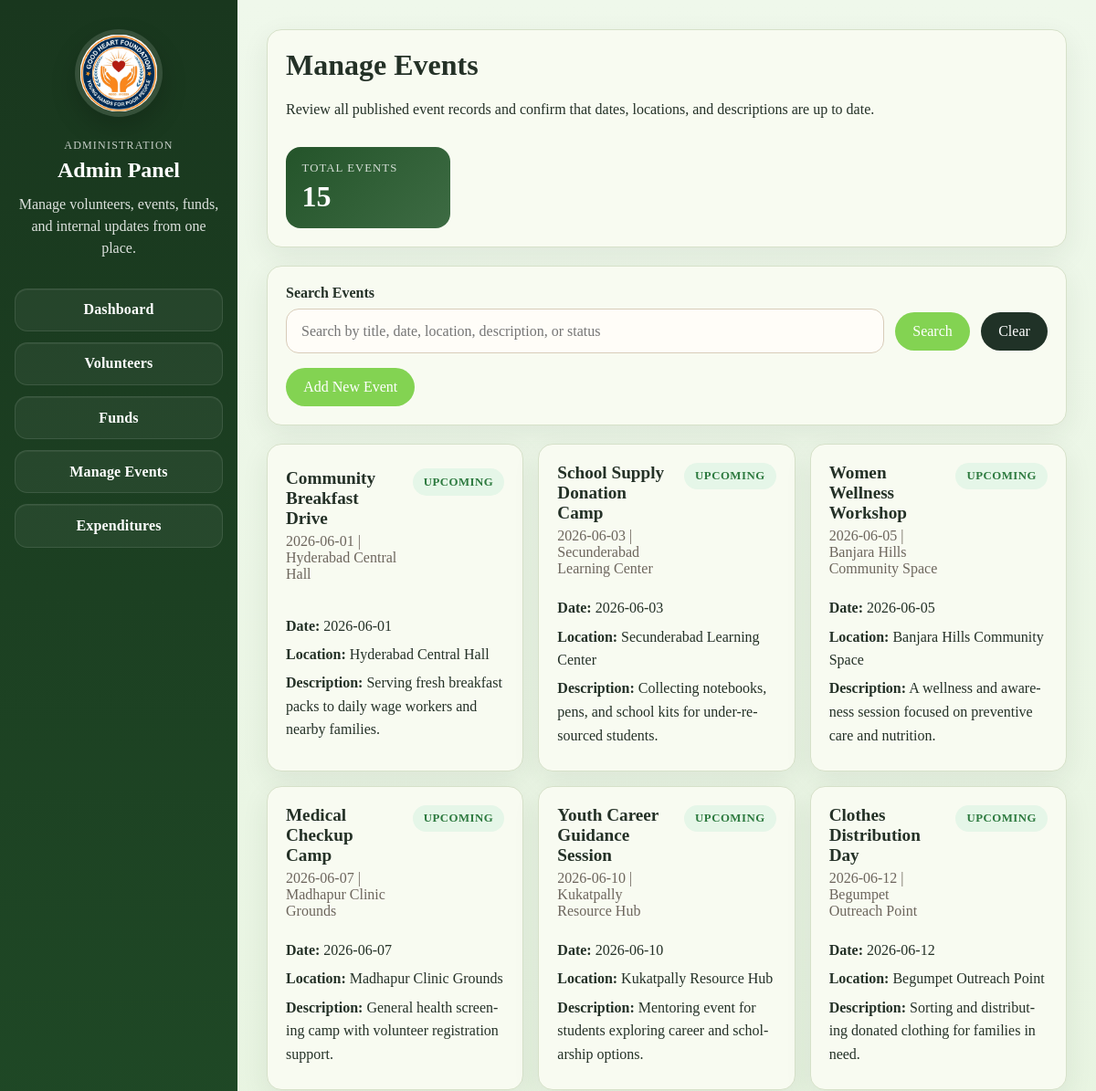
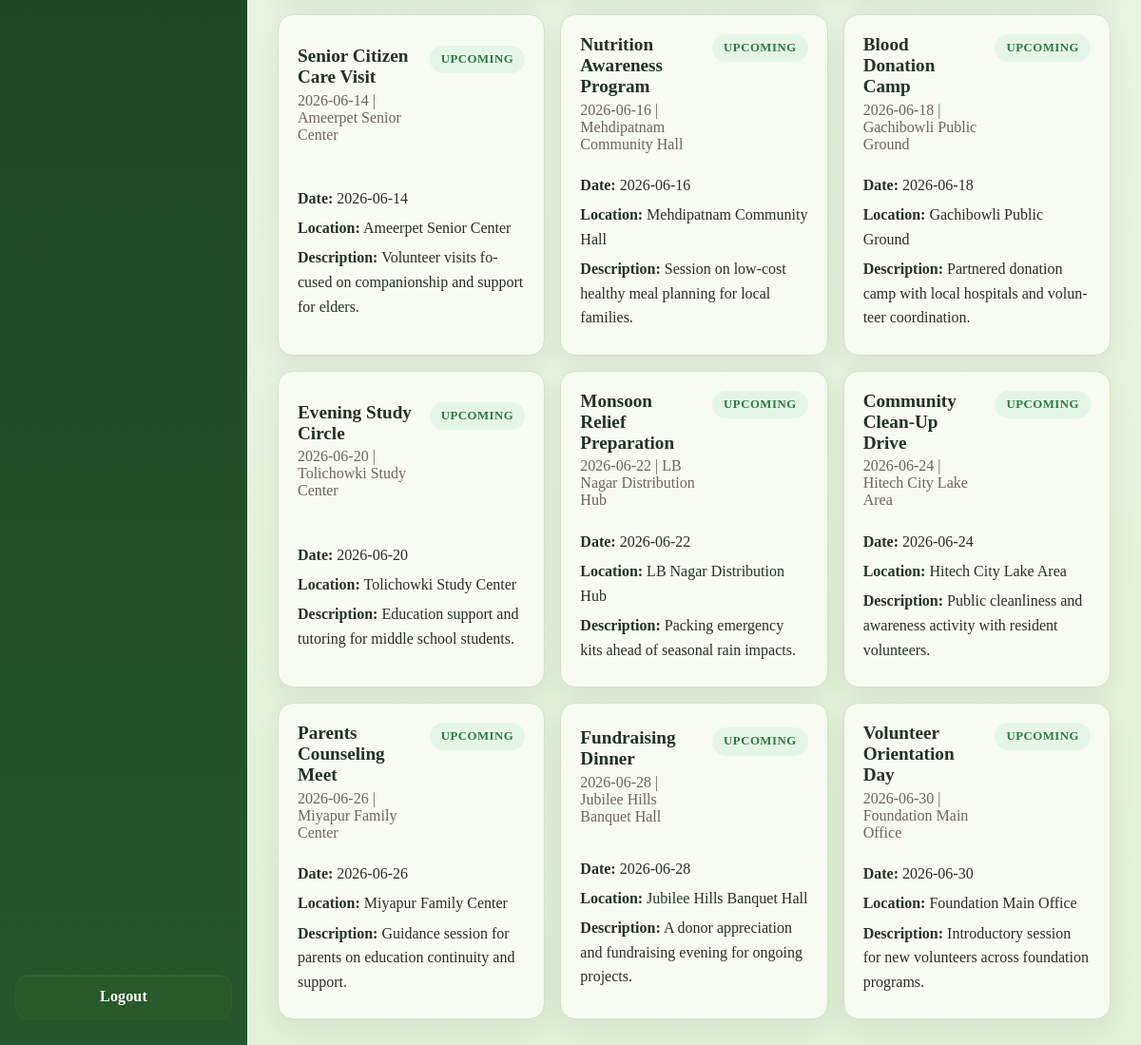
Page /admin/manage-events (signed in) on the committed database (2 pictures, top to bottom).
### tables this page shows
CREATE TABLE events (
    id INTEGER PRIMARY KEY AUTOINCREMENT,
    title TEXT NOT NULL,
    description TEXT,
    event_date TEXT NOT NULL,
    location TEXT NOT NULL,
    image_path TEXT,
    created_at TIMESTAMP DEFAULT CURRENT_TIMESTAMP
);

### routes/admin_routes.py (the view, shortened to what this page needs)
@admin_bp.route("/manage-events")
@login_required
def manage_events():
    events = get_all_events()
    search_query = request.args.get("q", "").strip()
    today = date.today()
    for event in events:
        try:
            event_date = date.fromisoformat(event.get("event_date", ""))
            event["status"] = "Upcoming" if event_date >= today else "Completed"
        except ValueError:
            event["status"] = "Unknown"
    return render_template(
        "admin/manage_events.html",
        events=events,
        search_query=search_query,
    )

### controllers/event_controller.py (called while the page is built)
def get_all_events():
    return get_events()

### models/event_model.py (called while the page is built)
def get_events():
    return fetch_all("SELECT * FROM events ORDER BY event_date ASC")

### utils/auth.py (called while the page is built)
def login_required(f):
    @wraps(f)
    def decorated_function(*args, **kwargs):
        if "admin_user" not in session:
            return redirect(url_for("admin.login"))
        return f(*args, **kwargs)
    return decorated_function

### utils/helpers.py (called while the page is built)
def get_db_connection(database_path=None):
    db_path = database_path or os.path.join(BASE_DIR, "database", "ngo.db")
    connection = sqlite3.connect(db_path)
    connection.row_factory = sqlite3.Row
    return connection

def fetch_all(query, params=()):
    connection = get_db_connection()
    try:
        rows = connection.execute(query, params).fetchall()
        return [dict(row) for row in rows]
    finally:
        connection.close()

### templates/admin/manage_events.html (shortened to what this page needs)
{% extends "base.html" %}
{% block styles %}<link rel="stylesheet" href="{{ url_for('static', filename='css/admin.css') }}">{% endblock %}
{% block body %}
<div class="admin-layout">
    {% include "admin/sidebar.html" %}
    <main class="admin-content">
        <div class="card admin-section-head">
            <div>
                <h1>Manage Events</h1>
                <p>Review all published event records and confirm that dates, locations, and descriptions are up to date.</p>
            </div>
            <div class="admin-pill">
                <span>Total Events</span>
                <strong>{{ events|length }}</strong>
            </div>
        </div>
        <form class="card volunteer-toolbar" method="get" action="{{ url_for('admin.manage_events') }}">
            <label for="event-search" class="volunteer-toolbar__label">Search Events</label>
            <div class="volunteer-toolbar__row">
                <input
                    id="event-search"
                    type="search"
                    name="q"
                    value="{{ search_query or '' }}"
                    class="volunteer-toolbar__input"
                    placeholder="Search by title, date, location, description, or status"
                >
                <button type="submit" class="button volunteer-toolbar__button">Search</button>
                <a href="{{ url_for('admin.manage_events') }}" class="button volunteer-toolbar__button volunteer-toolbar__button--secondary">Clear</a>
            </div>
            <div class="event-toolbar__action">
                <button type="button" class="button volunteer-toolbar__button" data-open-event-modal>Add New Event</button>
            </div>
        </form>
        <div class="volunteer-grid">
            {% for event in events %}
            <article
                class="card event-card event-card--interactive"
                data-event-card-open
                data-event-id="{{ event.id }}"
                data-event-title="{{ event.title }}"
                data-event-date="{{ event.event_date }}"
                data-event-location="{{ event.location }}"
                data-event-description="{{ event.description or 'No description added.' }}"
                data-event-status="{{ event.status }}"
            >
                <div class="volunteer-card__top">
                    <div>
                        <h2 class="volunteer-card__name">{{ event.title }}</h2>
                        <p class="volunteer-card__meta">{{ event.event_date }} | {{ event.location }}</p>
                    </div>
                    <span class="event-card__badge event-card__badge--{{ event.status|lower }}">{{ event.status }}</span>
                </div>
                <div class="volunteer-card__details">
                    <p><strong>Date:</strong> {{ event.event_date }}</p>
                    <p><strong>Location:</strong> {{ event.location }}</p>
                    <p><strong>Description:</strong> {{ event.description or 'No description added.' }}</p>
                </div>
            </article>
            {% else %}
            <div class="card">
                <p>No events available.</p>
            </div>
            {% endfor %}
        </div>
    </main>
</div>
{% endblock %}

### static/css/style.css (style rules this page uses)
:root { --bg: #edf7e9; --surface: #f8fbf1; --text: #243127; --accent: #83D352; --accent-dark: #4f7c2f; --border: #d6e1c9; }
body { margin: 0; font-family: Georgia, serif; color: var(--text); background: linear-gradient(180deg, #eff8eb 0%, #e2f1d9 100%); }
*, *::before, *::after { box-sizing: border-box; }
button, input, select, textarea { font: inherit; }
.card { background: var(--surface); border: 1px solid var(--border); border-radius: 16px; padding: 1.25rem; box-shadow: 0 10px 30px rgba(36, 49, 39, 0.08); align-items: center; }
.button { display: inline-block; padding: 0.75rem 1.2rem; border-radius: 999px; background: var(--accent); color: #fff; text-decoration: none; align-items: center; }

### static/css/transition.css (style rules this page uses)
body[data-page-ready="true"] { opacity: 1; }

### static/css/admin.css (style rules this page uses)
.admin-layout { display: grid; grid-template-columns: 260px 1fr; min-height: 100vh; }
.admin-content { padding: 2rem; }
.admin-section-head { margin-bottom: 1.25rem; display: flex; justify-content: space-between; align-items: center; gap: 1rem; flex-wrap: wrap; }
.admin-section-head h1, .admin-section-head p { margin-top: 0; }
.admin-pill { min-width: 180px; padding: 1rem 1.1rem; border-radius: 16px; background: linear-gradient(135deg, #24542a 0%, #3d6b43 100%); color: #fff; }
.admin-pill span { display: block; font-size: 0.8rem; text-transform: uppercase; letter-spacing: 0.08em; opacity: 0.8; }
.admin-pill strong { display: block; margin-top: 0.3rem; font-size: 2rem; }
.volunteer-toolbar { margin-bottom: 1.25rem; }
.volunteer-toolbar__label { display: block; margin-bottom: 0.5rem; font-weight: 600; }
.volunteer-toolbar__row { display: grid; grid-template-columns: minmax(0, 1fr) auto auto; gap: 0.75rem; align-items: center; }
.volunteer-toolbar__input { width: 100%; padding: 0.9rem 1rem; border: 1px solid #d8ccb9; border-radius: 14px; box-sizing: border-box; font: inherit; background: #fffdf8; }
.volunteer-toolbar__button { border: none; cursor: pointer; font: inherit; }
.volunteer-toolbar__button--secondary { background: #203227; }
.volunteer-grid { display: grid; grid-template-columns: repeat(auto-fit, minmax(280px, 1fr)); gap: 1rem; }
.volunteer-card__top { display: flex; justify-content: space-between; gap: 1rem; align-items: flex-start; }
.volunteer-card__top > div { flex: 1 1 0%; min-width: 0; }
.volunteer-card__name, .volunteer-card__meta, .volunteer-card__details p { overflow-wrap: anywhere; word-break: break-word; hyphens: auto; }
.volunteer-card__name { margin: 0 0 0.3rem 0; font-size: 1.2rem; }
.volunteer-card__meta { margin: 0; color: #6d665d; }
.volunteer-card__details p { margin: 0.35rem 0; line-height: 1.6; }
.event-toolbar__action { margin-top: 1rem; }
.event-card { display: grid; gap: 1rem; }
.event-card--interactive { cursor: pointer; transition: transform 0.18s ease, box-shadow 0.18s ease, border-color 0.18s ease; }
.event-card__badge { display: inline-block; padding: 0.45rem 0.75rem; border-radius: 999px; font-size: 0.8rem; font-weight: 700; text-transform: uppercase; letter-spacing: 0.04em; }
.event-card__badge--upcoming { background: #e5f6e8; color: #2d7a3f; }

### rows in the picture
events: title "Community Breakfast Drive", event_date "2026-06-01", location "Hyderabad Central Hall", status "UPCOMING", description "Serving fresh breakfast packs to daily wage workers and nearby families."
events: title "School Supply Donation Camp", event_date "2026-06-03", location "Secunderabad Learning Center", status "UPCOMING", description "Collecting notebooks, pens, and school kits for under-resourced students."
events: title "Women Wellness Workshop", event_date "2026-06-05", location "Banjara Hills Community Space", status "UPCOMING", description "A wellness and awareness session focused on preventive care and nutrition."
events: title "Medical Checkup Camp", event_date "2026-06-07", location "Madhapur Clinic Grounds", status "UPCOMING", description "General health screening camp with volunteer registration support."
events: title "Youth Career Guidance Session", event_date "2026-06-10", location "Kukatpally Resource Hub", status "UPCOMING", description "Mentoring event for students exploring career and scholarship options."
events: title "Clothes Distribution Day", event_date "2026-06-12", location "Begumpet Outreach Point", status "UPCOMING", description "Sorting and distributing donated clothing for families in need."
events: title "Senior Citizen Care Visit", event_date "2026-06-14", location "Ameerpet Senior Center", status "UPCOMING", description "Volunteer visits focused on companionship and support for elders."
events: title "Nutrition Awareness Program", event_date "2026-06-16", location "Mehdipatnam Community Hall", status "UPCOMING", description "Session on low-cost healthy meal planning for local families."
events: title "Blood Donation Camp", event_date "2026-06-18", location "Gachibowli Public Ground", status "UPCOMING", description "Partnered donation camp with local hospitals and volunteer coordination."
events: title "Evening Study Circle", event_date "2026-06-20", location "Tolichowki Study Center", status "UPCOMING", description "Education support and tutoring for middle school students."
events: title "Monsoon Relief Preparation", event_date "2026-06-22", location "LB Nagar Distribution Hub", status "UPCOMING", description "Packing emergency kits ahead of seasonal rain impacts."
events: title "Community Clean-Up Drive", event_date "2026-06-24", location "Hitech City Lake Area", status "UPCOMING", description "Public cleanliness and awareness activity with resident volunteers."
events: title "Parents Counseling Meet", event_date "2026-06-26", location "Miyapur Family Center", status "UPCOMING", description "Guidance session for parents on education continuity and support."
events: title "Fundraising Dinner", event_date "2026-06-28", location "Jubilee Hills Banquet Hall", status "UPCOMING", description "A donor appreciation and fundraising evening for ongoing projects."
events: title "Volunteer Orientation Day", event_date "2026-06-30", location "Foundation Main Office", status "UPCOMING", description "Introductory session for new volunteers across foundation programs."

### other values in the picture
{{ events|length }} "15"
